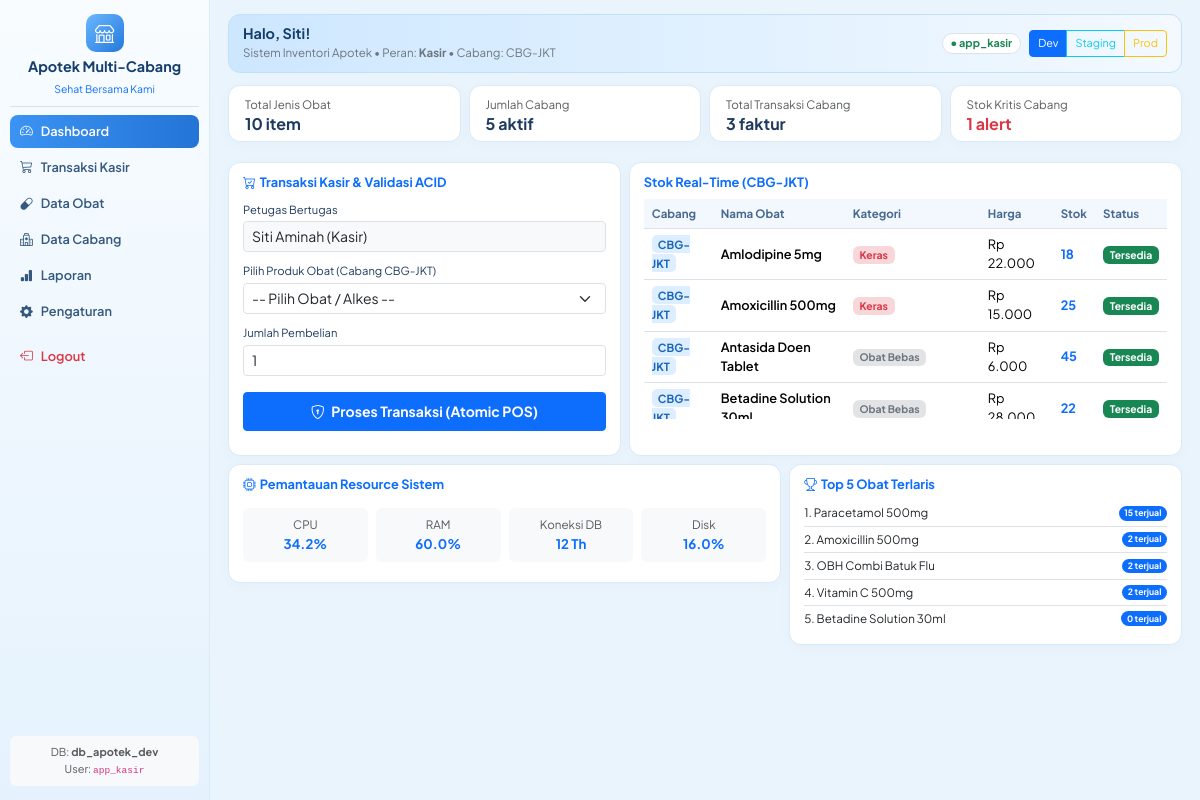
The page /dashboard_kasir.php (signed in) on the database as committed earlier.
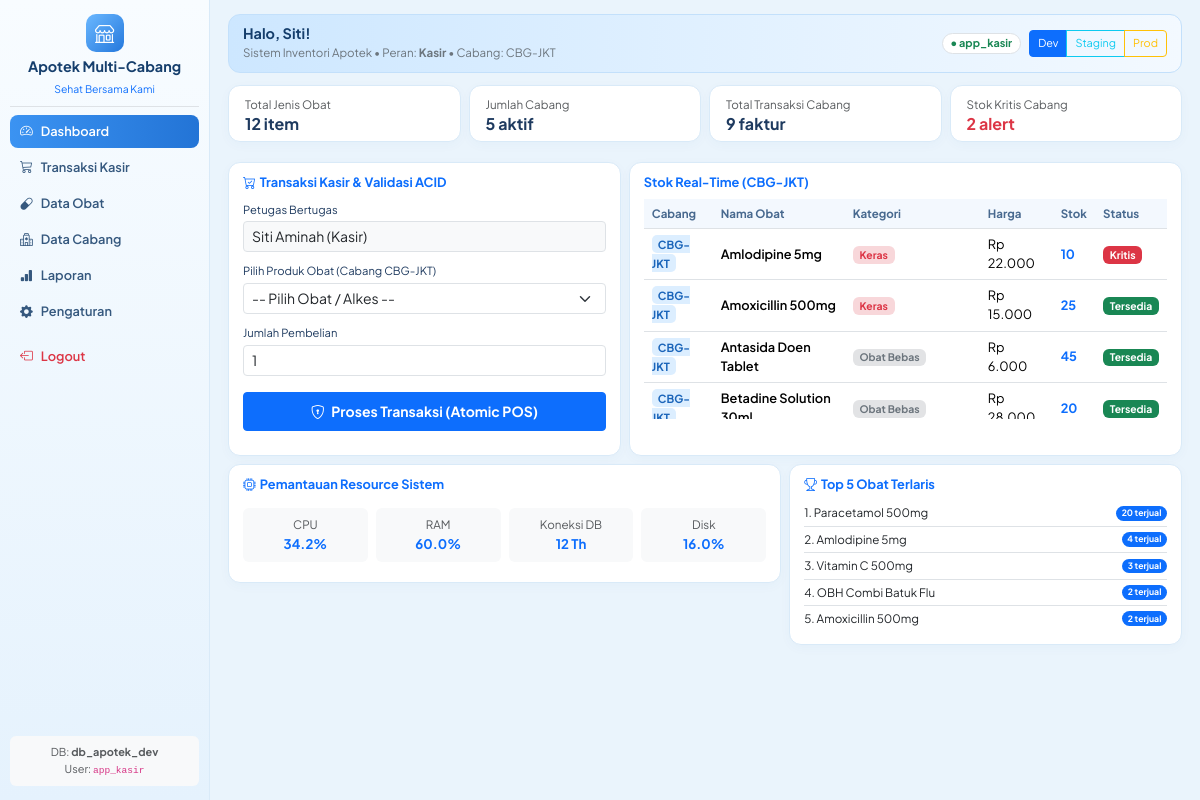
The same page on the database as committed later.
### tables this page shows
CREATE TABLE `stok` (
  `id_stok` int NOT NULL,
  `kode_cabang` varchar(10) NOT NULL,
  `kode_obat` varchar(10) NOT NULL,
  `nomor_batch` varchar(30) DEFAULT 'BATCH-001',
  `tanggal_kedaluwarsa` date DEFAULT '2027-12-31',
  `jumlah_stok` int NOT NULL DEFAULT '0'
);

CREATE TABLE `obat` (
  `kode_obat` varchar(10) NOT NULL,
  `kode_kategori` varchar(10) NOT NULL,
  `nama_obat` varchar(100) NOT NULL,
  `satuan` varchar(20) NOT NULL,
  `harga_jual` decimal(12,2) NOT NULL,
  `stok_minimum` int NOT NULL DEFAULT '10'
);

CREATE TABLE `kategori_obat` (
  `kode_kategori` varchar(10) NOT NULL,
  `nama_kategori` varchar(50) NOT NULL,
  `wajib_apoteker` tinyint(1) NOT NULL DEFAULT '0'
);

### dashboard_kasir.php (the view, shortened to what the changed rows need)
<?php
$currentUser = $_SESSION['user'];
$env = $_SESSION['env'] ?? 'dev';
$config = json_decode(file_get_contents(__DIR__ . "/config_{$env}.json"), true);
try {
    $pdo = new PDO(
        "mysql:host={$config['db_host']};dbname={$config['db_name']};charset=utf8mb4",
        'app_kasir',
        'Kasir#2026',
        [
            PDO::ATTR_ERRMODE => PDO::ERRMODE_EXCEPTION,
            PDO::ATTR_DEFAULT_FETCH_MODE => PDO::FETCH_ASSOC,
            PDO::ATTR_EMULATE_PREPARES => false,
        ]
    );
} catch (PDOException $e) {
    die("Koneksi Error: " . htmlspecialchars($e->getMessage()));
}
$cabangUser = $currentUser['kode_cabang'];
$page = $_GET['page'] ?? 'dashboard';
$totalJenisObat = (int)$pdo->query("SELECT COUNT(*) FROM obat")->fetchColumn();
$totalCabang    = (int)$pdo->query("SELECT COUNT(*) FROM cabang")->fetchColumn();
$totalTrx       = (int)$pdo->query("SELECT COUNT(*) FROM penjualan WHERE kode_cabang = '{$cabangUser}'")->fetchColumn();
$stokKritis     = $pdo->query("SELECT * FROM v_stok_kritis WHERE kode_cabang = '{$cabangUser}'")->fetchAll();
$stokCabang = $pdo->prepare("
    SELECT o.kode_obat, o.nama_obat, o.harga_jual, o.satuan, o.stok_minimum, k.nama_kategori, k.wajib_apoteker, s.jumlah_stok, s.kode_cabang
    FROM stok s
    JOIN obat o ON s.kode_obat = o.kode_obat
    JOIN kategori_obat k ON o.kode_kategori = k.kode_kategori
    WHERE s.kode_cabang = ?
    ORDER BY o.nama_obat ASC
");
$stokCabang->execute([$cabangUser]);
$daftarStok = $stokCabang->fetchAll();
$topTerlaris = $pdo->query("
    SELECT o.nama_obat, COALESCE(SUM(dp.jumlah), 0) AS total_terjual
    FROM obat o
    LEFT JOIN detail_penjualan dp ON o.kode_obat = dp.kode_obat
    GROUP BY o.kode_obat, o.nama_obat
    ORDER BY total_terjual DESC
    LIMIT 5
")->fetchAll();
?>
<!DOCTYPE html>
<html lang="id">
<head>
    <link href="https://cdn.jsdelivr.net/npm/bootstrap@5.3.3/dist/css/bootstrap.min.css" rel="stylesheet">
    <link href="https://cdn.jsdelivr.net/npm/bootstrap-icons@1.11.3/font/bootstrap-icons.min.css" rel="stylesheet">
</head>
<body>
<div class="app-shell">
    <main class="main-area">
        <?php if ($page === 'dashboard'): ?>
            <div class="row g-2 mb-2">
                <div class="col-md-3"><div class="soft-card py-2 px-3"><small class="text-muted">Total Jenis Obat</small><h6 class="fw-bold mb-0"><?= $totalJenisObat ?> item</h6></div></div>
                <div class="col-md-3"><div class="soft-card py-2 px-3"><small class="text-muted">Jumlah Cabang</small><h6 class="fw-bold mb-0"><?= $totalCabang ?> aktif</h6></div></div>
                <div class="col-md-3"><div class="soft-card py-2 px-3"><small class="text-muted">Total Transaksi Cabang</small><h6 class="fw-bold mb-0"><?= $totalTrx ?> faktur</h6></div></div>
                <div class="col-md-3"><div class="soft-card py-2 px-3"><small class="text-muted">Stok Kritis Cabang</small><h6 class="fw-bold mb-0 text-danger"><?= count($stokKritis) ?> alert</h6></div></div>
            </div>
            <div class="row g-2 mb-2">
                <div class="col-lg-5">
                    <div class="soft-card h-100">
                        <h6 class="fw-bold mb-2 text-primary" style="font-size:0.8rem;"><i class="bi bi-cart-check me-1"></i>Transaksi Kasir &amp; Validasi ACID</h6>
                        <form method="POST">
                            <div class="mb-2">
                                <label class="form-label mb-1" style="font-size:0.7rem;">Petugas Bertugas</label>
                                <input type="text" class="form-control form-control-sm bg-light" value="<?= htmlspecialchars($currentUser['nama_lengkap']) ?> (Kasir)" readonly>
                            </div>
                            <div class="mb-2">
                                <label class="form-label mb-1" style="font-size:0.7rem;">Pilih Produk Obat (Cabang <?= htmlspecialchars($cabangUser) ?>)</label>
                                <select name="kode_obat" class="form-select form-select-sm" required>
                                    <option value="">-- Pilih Obat / Alkes --</option>
                                </select>
                            </div>
                            <div class="mb-3">
                                <label class="form-label mb-1" style="font-size:0.7rem;">Jumlah Pembelian</label>
                                <input type="number" name="jumlah_pembelian" class="form-control form-control-sm" value="1" min="1" required>
                            </div>
                            <button type="submit" class="btn btn-primary btn-sm w-100 fw-bold py-2"><i class="bi bi-shield-lock me-1"></i> Proses Transaksi (Atomic POS)</button>
                        </form>
                    </div>
                </div>
                <div class="col-lg-7">
                    <div class="soft-card h-100">
                        <div class="d-flex justify-content-between align-items-center mb-2">
                            <h6 class="fw-bold mb-0 text-primary" style="font-size:0.8rem;">Stok Real-Time (<?= htmlspecialchars($cabangUser) ?>)</h6>
                        </div>
                        <div class="table-responsive" style="max-height: 220px;">
                            <table class="table table-hover mb-0">
                                <thead><tr><th>Cabang</th><th>Nama Obat</th><th>Kategori</th><th>Harga</th><th>Stok</th><th>Status</th></tr></thead>
                                <tbody>
                                    <?php foreach ($daftarStok as $ds): ?>
                                    <tr>
                                        <td><span class="badge-cabang"><?= $ds['kode_cabang'] ?></span></td>
                                        <td class="fw-semibold"><?= htmlspecialchars($ds['nama_obat']) ?></td>
                                        <td>
                                            <?php if ($ds['wajib_apoteker']): ?>
                                                <span class="badge bg-danger-subtle text-danger" style="font-size:0.65rem;">Keras</span>
                                            <?php else: ?>
                                                <span class="badge bg-secondary-subtle text-secondary" style="font-size:0.65rem;"><?= htmlspecialchars($ds['nama_kategori']) ?></span>
                                            <?php endif; ?>
                                        </td>
                                        <td>Rp <?= number_format($ds['harga_jual'], 0, ',', '.') ?></td>
                                        <td class="fw-bold text-primary"><?= $ds['jumlah_stok'] ?></td>
                                        <td>
                                            <?php if ($ds['jumlah_stok'] <= $ds['stok_minimum']): ?>
                                                <span class="badge bg-danger text-white" style="font-size:0.65rem;">Kritis</span>
                                            <?php else: ?>
                                                <span class="badge bg-success text-white" style="font-size:0.65rem;">Tersedia</span>
                                            <?php endif; ?>
                                        </td>
                                    </tr>
                                    <?php endforeach; ?>
                                </tbody>
                            </table>
                        </div>
                    </div>
                </div>
            </div>
            <div class="row g-2">
                <div class="col-lg-7">
                    <div class="soft-card">
                        <h6 class="fw-bold mb-2 text-primary" style="font-size:0.8rem;"><i class="bi bi-cpu me-1"></i>Pemantauan Resource Sistem</h6>
                        <div class="row text-center g-2 py-2">
                            <div class="col"><div class="p-2 bg-light rounded"><small class="text-muted d-block">CPU</small><strong class="text-primary">34.2%</strong></div></div>
                            <div class="col"><div class="p-2 bg-light rounded"><small class="text-muted d-block">RAM</small><strong class="text-primary">60.0%</strong></div></div>
                            <div class="col"><div class="p-2 bg-light rounded"><small class="text-muted d-block">Koneksi DB</small><strong class="text-primary">12 Th</strong></div></div>
                            <div class="col"><div class="p-2 bg-light rounded"><small class="text-muted d-block">Disk</small><strong class="text-primary">16.0%</strong></div></div>
                        </div>
                    </div>
                </div>
                <div class="col-lg-5">
                    <div class="soft-card">
                        <h6 class="fw-bold mb-2 text-primary" style="font-size:0.8rem;"><i class="bi bi-trophy me-1"></i>Top 5 Obat Terlaris</h6>
                        <ul class="list-group list-group-flush small">
                            <?php foreach ($topTerlaris as $idx => $tp): ?>
                            <li class="list-group-item bg-transparent d-flex justify-content-between align-items-center px-0 py-1">
                               <span><?= ($idx+1) ?>. <?= htmlspecialchars($tp['nama_obat']) ?></span>
                               <span class="badge bg-primary rounded-pill"><?= $tp['total_terjual'] ?> terjual</span>
                            </li>
                            <?php endforeach; ?>
                        </ul>
                    </div>
                </div>
            </div>
        <?php endif; ?>
    </main>
</div>
</body>
</html>

Rows that differ between the two databases and show on the page:
changed stok "Amlodipine 5mg": jumlah_stok "18" → "10"; jumlah_stok "Tersedia" → "Kritis"
changed stok "Betadine Solution…": jumlah_stok "22" → "20"
Other text that changed with them:
$totalJenisObat: "10" → "12"
$totalTrx: "3" → "9"
count($stokKritis): "1" → "2"
new list line: "1 . Paracetamol 500mg 20 terjual"
new list line: "2 . Amlodipine 5mg 4 terjual"
new list line: "3 . Vitamin C 500mg 3 terjual"
list line gone: "1 . Paracetamol 500mg 15 terjual"
list line gone: "4 . Vitamin C 500mg 2 terjual"
list line gone: "5 . Betadine Solution 30ml 0 terjual"
